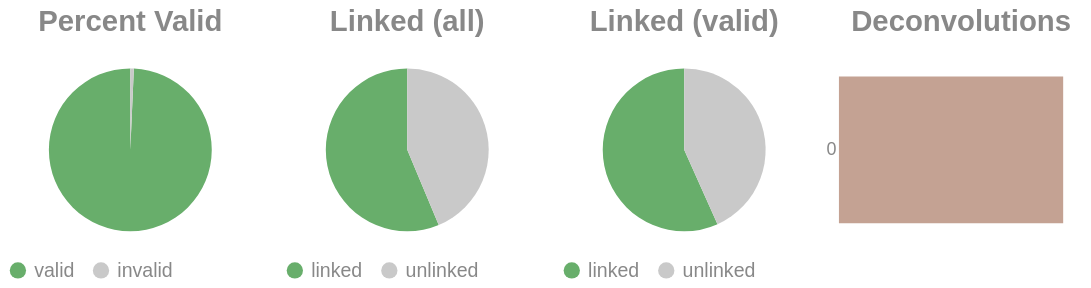

The notebook cell saved with this chart:
### Code cell
if SKIPLR:
    pass
else:
    clash = Counter()
    for i in valids['molecule'].to_list():
        _mol = i.split("-")
        if len(_mol) == 1:
            clash.update('0')
        else:
            clash.update(_mol[-1])

    _d = {"deconvolutions": [], 'count': []}
    for k,v in clash.items():
        _d['deconvolutions'].append(k)
        _d['count'].append(v)

    tot_valid = valids['reads'].sum()
    mask = valids['reads'] >= 2
    n_linked_reads = valids.filter(mask)['reads'].sum()
    if n_linked_reads == 0:
        print_html("No linked molecules (>=2 reads) were detected; skipping linked-only distributions.")
        SKIPLR = True
    else:
        perc_valid = round(tot_valid / n_reads, 4)
        linked_perc_abs = round(n_linked_reads / n_reads, 4)
        linked_perc = round(n_linked_reads / tot_valid, 4)

    _valid = pl.DataFrame({"valids": ['valid', 'invalid'], "count": [tot_valid, n_reads - tot_valid]})
    _linked_abs = pl.DataFrame({"linked (absolute)": ['linked', 'unlinked'], "count": [n_linked_reads, n_reads - n_linked_reads]})
    _linked_rel = pl.DataFrame({"linked (valids)": ['linked', 'unlinked'], "count": [n_linked_reads, tot_valid - n_linked_reads]})

    (
        alt.hconcat(
            piechart(_valid, goodval = 'valid', title = "Percent Valid"),
            piechart(_linked_abs, goodval = "linked", title =  "Linked (all)"),
            piechart(_linked_rel, goodval = "linked", title =  "Linked (valid)"),
            convolutionbar(pl.DataFrame(_d), title = "Deconvolutions"),
            center = True,
            bounds = 'flush'
        )
        .resolve_scale(color='independent')
        .resolve_legend('independent')
        .properties(usermeta={'embedOptions': {"actions": False}})
    ).display()

### Figure 1 — Vega-Lite specification as saved in the notebook (floating-point values rounded to 4 significant figures)
{"width": "container", "height": 400, "config": {"title": {"anchor": "start", "dy": -15, "fontSize": 18, "color": "#888888", "subtitleColor": "#888888", "subtitleFontSize": 14}, "arc": {"fill": "#0072B2"}, "axis": {"domainColor": "#888888", "domainWidth": 0.5, "gridWidth": 0.2, "grid": false, "titleFontWeight": 400, "titleFontSize": 15, "labelFontSize": 11, "labelColor": "#888888", "tickColor": "#888888", "tickWidth": 0.2, "titleColor": "#888888"}, "axisBand": {"grid": false}, "axisX": {"grid": true, "tickSize": 10, "domainCap": "round"}, "axisY": {"domain": false, "grid": true, "tickSize": 0, "domainCap": "round"}, "background": "transparent", "header": {"labelFontSize": 15, "labelColor": "#888888", "titleFontSize": 15, "titleFontWeight": 600, "titleColor": "#888888"}, "legend": {"labelFont": "sans-serif", "labelFontSize": 12, "labelColor": "#888888", "symbolSize": 100, "symbolType": "circle", "titleFontSize": 12, "titlePadding": 10, "titleColor": "#888888", "title": null}, "range": {"category": ["#E69F00", "#56B4E9", "#009E73", "#F0E442", "#0072B2", "#D55E00", "#CC79A7", "#000000"], "diverging": ["#cfe8f3", "#a2d4ec", "#73bfe2", "#46abdb", "#1696d2", "#12719e"]}, "area": {"fill": "#0072B2", "fillOpacity": 0.7, "line": true, "strokeOpacity": 0.7}, "line": {"color": "#0072B2", "stroke": "#0072B2", "strokeWidth": 2}, "trail": {"color": "#0072B2", "stroke": "#0072B2", "strokeWidth": 0, "size": 1}, "point": {"filled": true, "fillOpacity": 1.0, "size": 95}, "text": {"color": "#888888", "fontSize": 11, "align": "right", "fontWeight": 400, "size": 11}, "bar": {"fill": "#0072B2", "stroke": null}, "view": {"stroke": null, "continuousWidth": 660, "continuousHeight": 400}}, "hconcat": [{"data": {"name": "data-fc91056b6f259e52c9dc1feb7352b276"}, "mark": {"type": "arc"}, "encoding": {"color": {"field": "valids", "legend": {"orient": "bottom", "title": null}, "scale": {"domain": ["valid", "invalid"], "range": ["#68ae6b", "#C9C9C9"]}, "title": "Valids", "type": "nominal"}, "theta": {"field": "count", "type": "quantitative"}, "tooltip": [{"field": "valids", "title": "Valids", "type": "ordinal"}, {"field": "percent", "format": ".2%", "title": "Percent", "type": "quantitative"}, {"field": "count", "title": "Count", "type": "quantitative"}]}, "height": 100, "title": {"text": "Percent Valid", "align": "center", "anchor": "middle"}, "transform": [{"calculate": "datum.count / 2337917", "as": "percent"}], "width": 150}, {"data": {"name": "data-1bfc3a9525d10b023830b8caa83e556f"}, "mark": {"type": "arc"}, "encoding": {"color": {"field": "linked (absolute)", "legend": {"orient": "bottom", "title": null}, "scale": {"domain": ["linked", "unlinked"], "range": ["#68ae6b", "#C9C9C9"]}, "title": "Linked (Absolute)", "type": "nominal"}, "theta": {"field": "count", "type": "quantitative"}, "tooltip": [{"field": "linked (absolute)", "title": "Linked (Absolute)", "type": "ordinal"}, {"field": "percent", "format": ".2%", "title": "Percent", "type": "quantitative"}, {"field": "count", "title": "Count", "type": "quantitative"}]}, "height": 100, "title": {"text": "Linked (all)", "align": "center", "anchor": "middle"}, "transform": [{"calculate": "datum.count / 2337917", "as": "percent"}], "width": 150}, {"data": {"name": "data-7db6742697697ac510585d71f9b4f373"}, "mark": {"type": "arc"}, "encoding": {"color": {"field": "linked (valids)", "legend": {"orient": "bottom", "title": null}, "scale": {"domain": ["linked", "unlinked"], "range": ["#68ae6b", "#C9C9C9"]}, "title": "Linked (Valids)", "type": "nominal"}, "theta": {"field": "count", "type": "quantitative"}, "tooltip": [{"field": "linked (valids)", "title": "Linked (Valids)", "type": "ordinal"}, {"field": "percent", "format": ".2%", "title": "Percent", "type": "quantitative"}, {"field": "count", "title": "Count", "type": "quantitative"}]}, "height": 100, "title": {"text": "Linked (valid)", "align": "center", "anchor": "middle"}, "transform": [{"calculate": "datum.count / 2321730", "as": "percent"}], "width": 150}, {"data": {"name": "data-a369aebe8e4bf020fe1a169f52e48e73"}, "mark": {"type": "bar"}, "encoding": {"color": {"field": "deconvolutions", "legend": null, "scale": {"scheme": "lightgreyred"}, "type": "nominal"}, "tooltip": [{"field": "deconvolutions", "title": "Deconvolutions", "type": "ordinal"}, {"field": "percent", "format": ".2%", "title": "Percent", "type": "quantitative"}, {"field": "count", "title": "Count", "type": "quantitative"}], "x": {"axis": null, "field": "count", "type": "quantitative"}, "y": {"field": "deconvolutions", "sort": "ascending", "title": null, "type": "nominal"}}, "height": 100, "title": {"text": "Deconvolutions", "align": "center", "anchor": "middle"}, "transform": [{"calculate": "datum.count / 1468304", "as": "percent"}], "width": 150}], "bounds": "flush", "center": true, "resolve": {"legend": {"angle": "independent"}, "scale": {"color": "independent"}}, "usermeta": {"embedOptions": {"actions": false}}, "$schema": "https://vega.github.io/schema/vega-lite/v6.1.0.json", "datasets": {"data-fc91056b6f259e52c9dc1feb7352b276": [{"valids": "valid", "count": 2321730}, {"valids": "invalid", "count": 16187}], "data-1bfc3a9525d10b023830b8caa83e556f": [{"linked (absolute)": "linked", "count": 1316667}, {"linked (absolute)": "unlinked", "count": 1021250}], "data-7db6742697697ac510585d71f9b4f373": [{"linked (valids)": "linked", "count": 1316667}, {"linked (valids)": "unlinked", "count": 1005063}], "data-a369aebe8e4bf020fe1a169f52e48e73": [{"deconvolutions": "0", "count": 1468304}]}}
